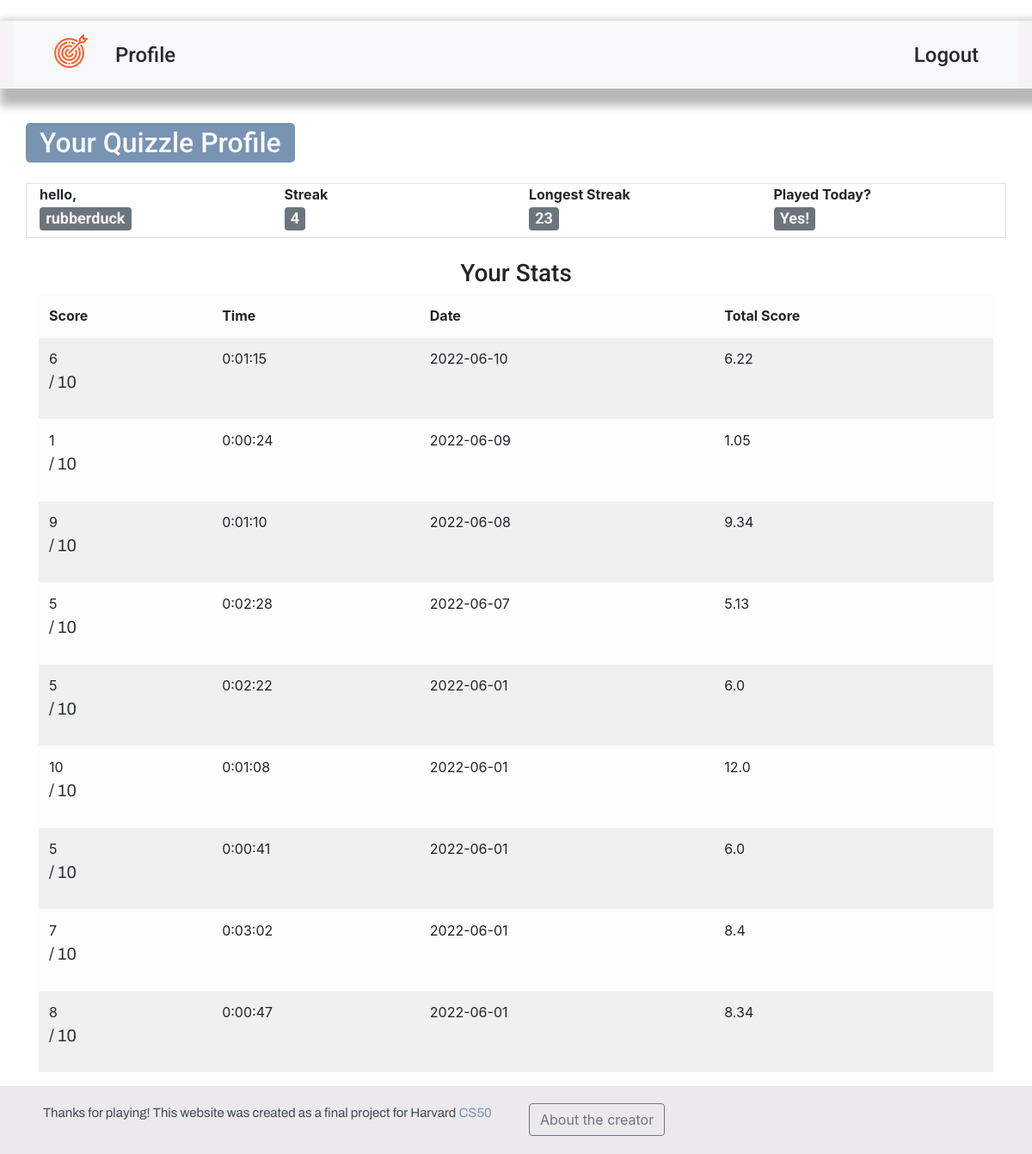
The page /profile (signed in) on the database its author committed.
### tables this page shows
CREATE TABLE users (
id INTEGER PRIMARY KEY AUTOINCREMENT NOT NULL,
username TEXT NOT NULL, 
email TEXT NOT NULL ,
password_hash TEXT NOT NULL
);

CREATE TABLE streaks ( 
id INTEGER PRIMARY KEY AUTOINCREMENT NOT NULL, 
user_id INTEGER NOT NULL,
played_today BOOLEAN DEFAULT 0,
streak INTEGER DEFAULT 0,
longest_streak INTEGER DEFAULT 0,
FOREIGN KEY (user_id) REFERENCES users(id)
);

CREATE TABLE plays ( 
id INTEGER PRIMARY KEY AUTOINCREMENT NOT NULL, 
answers_correct INTEGER NOT NULL,
date DATETIME NOT NULL DEFAULT(CURRENT_DATE),
time_count TEXT,
total_score REAL NOT NULL,
user_id INTEGER NOT NULL, 
FOREIGN KEY (user_id) REFERENCES users(id)
);

### app.py (the view)
@app.route("/profile")
@login_required
def profile():
    user_id = session["user_id"]
    if user_id is None:
        return redirect("/login")
    stats = db.execute("SELECT * FROM plays WHERE user_id = ? ORDER BY date DESC", user_id)
    username = db.execute("SELECT username FROM users WHERE id = ?", user_id)
    streak_info = db.execute("SELECT * FROM streaks WHERE user_id = ?", user_id)
    today = date.today
    return render_template("profile.html", stats=stats, username=username, streak_info=streak_info, today=today)

### app.py (called while the page is built)
@app.after_request
def after_request(response):
    response.headers["Cache-Control"] = "no-cache, no-store, must-revalidate"
    response.headers["Expires"] = 0
    response.headers["Pragma"] = "no-cache"
    return response

### helpers.py (called while the page is built)
def login_required(f):
    @wraps(f)
    def decorated_function(*args, **kwargs):
        if session.get("user_id") is None:
            return redirect("/login")
        return f(*args, **kwargs)
    return decorated_function

### templates/profile.html (shortened to what this page needs)
{% extends "layout.html" %}
{% block main %}
<div class="container d-inline-flex my-3" id="header">
  <div>
    <h2 class="with-color px-3"> Your Quizzle Profile </h2>
  </div>
</div>
<div class=" container border mb-4" id="profileHeadDiv">
  <div class="row align-items-start">
    <div class="col">
      <strong>hello,</strong>
      <h4><span class="badge bg-secondary whiteish">{{ username[0]["username"] }}</span></h4>
    </div>
    <div class="col">
      <strong>Streak</strong>
      <h4><span class="badge bg-secondary whiteish">{{ streak_info[0]["streak"] }}</span></h4>
    </div>
    <div class="col">
      <strong>Longest Streak</strong>
      <h4><span class="badge bg-secondary whiteish">{{ streak_info[0]["longest_streak"] }}</span></h4>
    </div>
    <div class="col">
      <strong>Played Today?</strong>
      <h4><span class="badge bg-secondary whiteish"><div id="playedTodayDiv"></span></h4>
    </div>
  </div>
</div>
<div class="container justify-content-center">
  <div class="container text-center">
    <h3> Your Stats </h3>
  </div>
  <table class="table table-light table-striped">
    <thead>
      <tr>
        <th> Score</th>
        <th> Time </th>
        <th> Date </th>
        <th> Total Score</th>
      </tr>
    </thead>
    <tbody>
      {% for stat in stats %}
      <tr>
        <td> {{ stat["answers_correct"] }} <p>/ 10</p></td>
        <td> {{ stat["time_count"] }}</td>
        <td>{{ stat["date"] }}</td>
        <td>{{ stat["total_score"] }}</td>
      </tr>
      {% endfor %}
    </tbody>
  </table>
</div>
{% endblock %}

### templates/layout.html (shortened to what this page needs)
<!DOCTYPE html>
<html lang="en">
    <head>
      <link rel="stylesheet" href="https://cdn.jsdelivr.net/npm/bootstrap@4.4.1/dist/css/bootstrap.min.css">
      <link href="/static/style.css" rel="stylesheet">
    </head>
  <body class="d-flex flex-column min-vh-100">
  <div class= "container-fluid mt-3 my-4" id="nav-container">
    {% if session["user_id"] %}
    <nav class="navbar navbar-light bg-light">
      <div class="container-fluid">
        <div class=" d-inline-flex">
          <a class="nav-link" id="logo" href="/" alt="Home" >
            <img src="../static/images/LOGO.png">
          </a>
          <a class="nav-link jet" href="/profile"><h4 class="nav-text-head">Profile</h4></a>
        </div>
        <a class="nav-link jet d-flex" href="/logout"><h4 class="nav-text-head">Logout</h4></a>
      </div>
    </nav>
    {% endif %}
  </div>
  <main class="container-fluid">
    {% block main %} {% endblock %}
  </main>
  <footer class="mt-auto">
    <div class="container footer-div">
        <div class="row justify-content-between">
          <div class="col">
            <p class="charcol footer-div-p"> Thanks for playing! This website was created as a final project for Harvard <a href="https://pll.harvard.edu/course/cs50-introduction-computer-science?delta=0" target="_blank"> CS50 </a></p>
          </div>
          <div class="col">
            <a type="button" class="btn btn-outline-secondary" href="/about" target="_blank">About the creator</a>
          </div>
        </div>
    </div>
  </footer>
  </body>
</html>

### static/style.css (style rules this page uses)
.jet { color: #24292E; }
.charcol { color: #424b54ff; }
.whiteish { color: #f5f3f5ff; }
p { font-size: 20px; font-family: 'Archivo', sans-serif; color: #2b3236; }
h1, h2, h3, h4 { font-family: 'Roboto', sans-serif; }
a { color:#7794B2; }

### static/components/nav.css (style rules this page uses)
#nav-container { background-color: #F5F3F5; box-shadow: 10px 10px 10px 10px #b8b8b8; }
.nav-text-head { padding-top: 10px; }
.footer-div { padding: 20px; }
.footer-div-p { font-size: 15px; }
footer { background-color: #ECE9EC; }

### static/components/containers.css (style rules this page uses)
.with-color { background-color: #7794B2; color: #FFFAFF; padding: 4px; border-radius: 5px; }

### rows shown on the page
users: username "rubberduck"
streaks: streak "4", longest_streak "23"
plays: answers_correct "6", time_count "0:01:15", date "2022-06-10", total_score "6.22"
plays: answers_correct "1", time_count "0:00:24", date "2022-06-09", total_score "1.05"
plays: answers_correct "9", time_count "0:01:10", date "2022-06-08", total_score "9.34"
plays: answers_correct "5", time_count "0:02:28", date "2022-06-07", total_score "5.13"
plays: answers_correct "5", time_count "0:02:22", date "2022-06-01", total_score "6.0"
plays: answers_correct "10", time_count "0:01:08", date "2022-06-01", total_score "12.0"
plays: answers_correct "5", time_count "0:00:41", date "2022-06-01", total_score "6.0"
plays: answers_correct "7", time_count "0:03:02", date "2022-06-01", total_score "8.4"
plays: answers_correct "8", time_count "0:00:47", date "2022-06-01", total_score "8.34"
